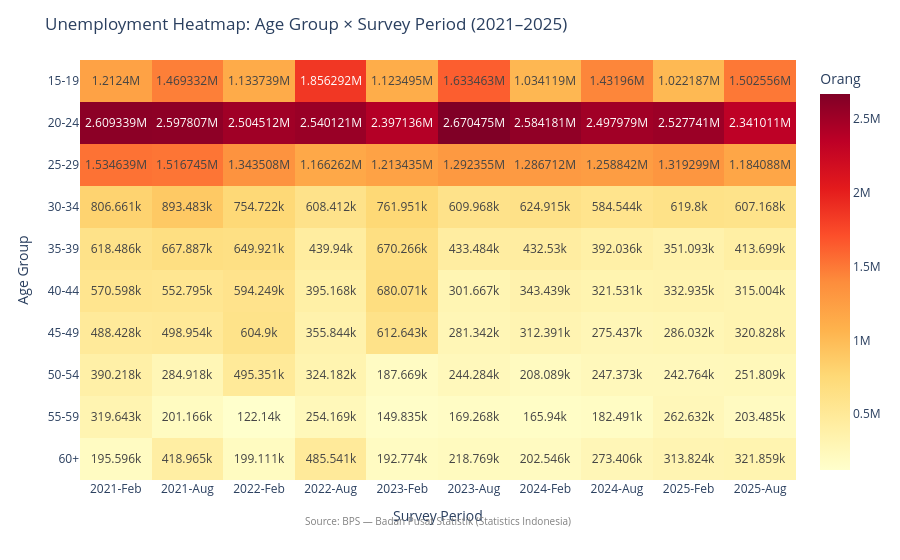

The notebook cell this image was saved under:
### Markdown cell above
### Chart 3: Unemployment Heatmap (Age Group × Survey Period)

**Why:** The heatmap encodes all 100 data points simultaneously, making cross-cohort and
cross-period patterns immediately visible. It is particularly useful for spotting the 60+
group's anomalously large inter-period swings and for confirming that the 20–24 cell is
consistently the darkest (highest count) across the entire grid.

### Code cell
pivot = df.pivot_table(index='age_group', columns='time_label', values='jumlah', aggfunc='sum')
pivot = pivot.loc[AGE_GROUP_ORDER, time_order]

fig3 = px.imshow(
    pivot,
    color_continuous_scale='YlOrRd',
    text_auto=True,
    aspect='auto',
)
fig3.update_layout(
    title='Unemployment Heatmap: Age Group × Survey Period (2021–2025)',
    xaxis_title='Survey Period',
    yaxis_title='Age Group',
    coloraxis_colorbar_title='Orang',
    annotations=[{'text': SOURCE_NOTE, 'xref': 'paper', 'yref': 'paper',
                  'x': 0.5, 'y': -0.12, 'showarrow': False, 'font': {'size': 10, 'color': 'gray'}}],
)
fig3.write_html(str(OUTPUTS_DIR / 'heatmap.html'))
fig3.show()

### Figure 1 — Plotly figure (JSON) as saved in the notebook; plotly's stock layout.template omitted (floating-point values rounded to 4 significant figures)
{"data": [{"coloraxis": "coloraxis", "hovertemplate": "time_label: %{x}<br>age_group: %{y}<br>color: %{z}<extra></extra>", "name": "0", "texttemplate": "%{z}", "type": "heatmap", "x": ["2021-Feb", "2021-Aug", "2022-Feb", "2022-Aug", "2023-Feb", "2023-Aug", "2024-Feb", "2024-Aug", "2025-Feb", "2025-Aug"], "xaxis": "x", "y": ["15-19", "20-24", "25-29", "30-34", "35-39", "40-44", "45-49", "50-54", "55-59", "60+"], "yaxis": "y", "z": [[1212400, 1469332, 1133739, 1856292, 1123495, 1633463, 1034119, 1431960, 1022187, 1502556], [2609339, 2597807, 2504512, 2540121, 2397136, 2670475, 2584181, 2497979, 2527741, 2341011], [1534639, 1516745, 1343508, 1166262, 1213435, 1292355, 1286712, 1258842, 1319299, 1184088], [806661, 893483, 754722, 608412, 761951, 609968, 624915, 584544, 619800, 607168], [618486, 667887, 649921, 439940, 670266, 433484, 432530, 392036, 351093, 413699], [570598, 552795, 594249, 395168, 680071, 301667, 343439, 321531, 332935, 315004], [488428, 498954, 604900, 355844, 612643, 281342, 312391, 275437, 286032, 320828], [390218, 284918, 495351, 324182, 187669, 244284, 208089, 247373, 242764, 251809], [319643, 201166, 122140, 254169, 149835, 169268, 165940, 182491, 262632, 203485], [195596, 418965, 199111, 485541, 192774, 218769, 202546, 273406, 313824, 321859]]}], "layout": {"annotations": [{"font": {"color": "gray", "size": 10}, "showarrow": false, "text": "Source: BPS — Badan Pusat Statistik (Statistics Indonesia)", "x": 0.5, "xref": "paper", "y": -0.12, "yref": "paper"}], "coloraxis": {"colorbar": {"title": {"text": "Orang"}}, "colorscale": [[0, "rgb(255,255,204)"], [0.125, "rgb(255,237,160)"], [0.25, "rgb(254,217,118)"], [0.375, "rgb(254,178,76)"], [0.5, "rgb(253,141,60)"], [0.625, "rgb(252,78,42)"], [0.75, "rgb(227,26,28)"], [0.875, "rgb(189,0,38)"], [1, "rgb(128,0,38)"]]}, "margin": {"t": 60}, "title": {"text": "Unemployment Heatmap: Age Group × Survey Period (2021–2025)"}, "xaxis": {"anchor": "y", "domain": [0, 1], "title": {"text": "Survey Period"}}, "yaxis": {"anchor": "x", "autorange": "reversed", "domain": [0, 1], "title": {"text": "Age Group"}}}}
